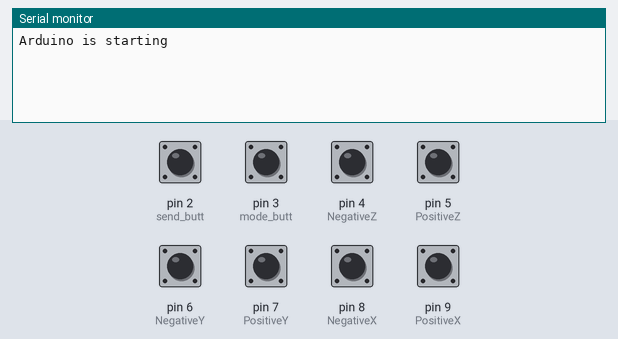
A sketch run on a simulated Arduino Uno, built with avr-gcc and run on an emulated ATmega328P. Parts: the last lines printed to the serial monitor. Inputs (shaded band) come from the test bench; at power-on: pin 2 (send_butt), pin 3 (mode_butt), pin 4 (NegativeZ), pin 5 (PositiveZ), pin 6 (NegativeY), pin 7 (PositiveY), pin 8 (NegativeX), pin 9 (PositiveX) HIGH.

Above: at 1.7 s.
1.8 s: pin 2 (send_butt) pulled LOW for 0.15 s
At 2.3 s:
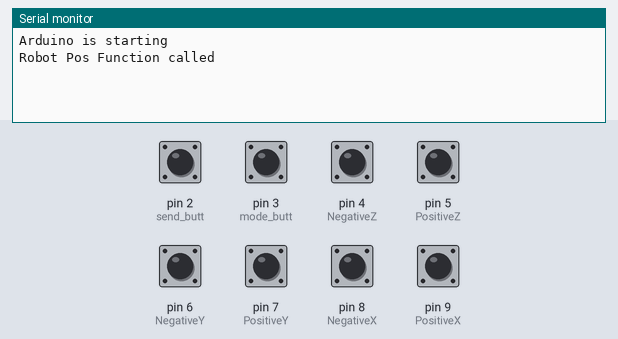
3.4 s: pin 5 (PositiveZ) pulled LOW for 0.15 s
At 4.5 s:
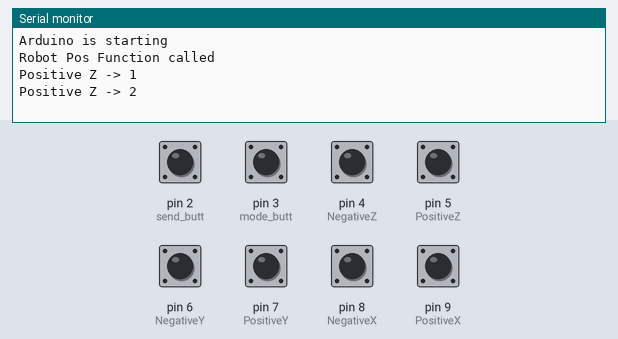
5.0 s: pin 4 (NegativeZ) pulled LOW for 0.15 s
At 5.7 s:
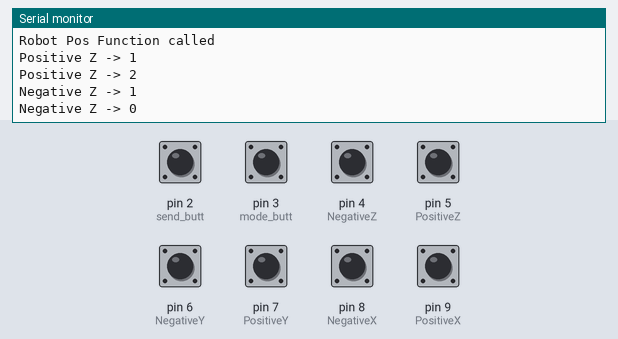
6.6 s: pin 7 (PositiveY) pulled LOW for 0.15 s
At 7.9 s:
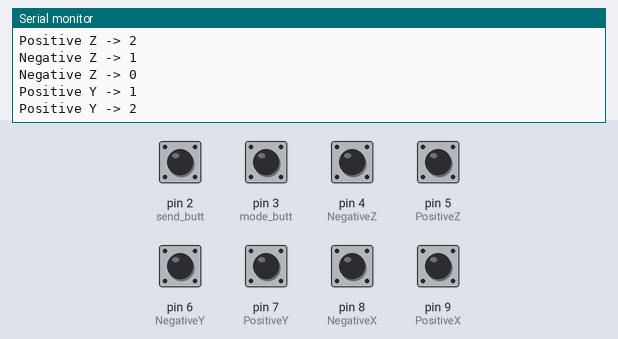
8.2 s: pin 6 (NegativeY) pulled LOW for 0.15 s
At 9.4 s:
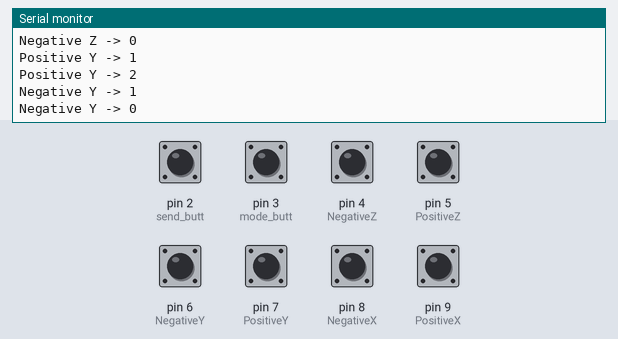
9.8 s: pin 9 (PositiveX) pulled LOW for 0.15 s
At 10.6 s:
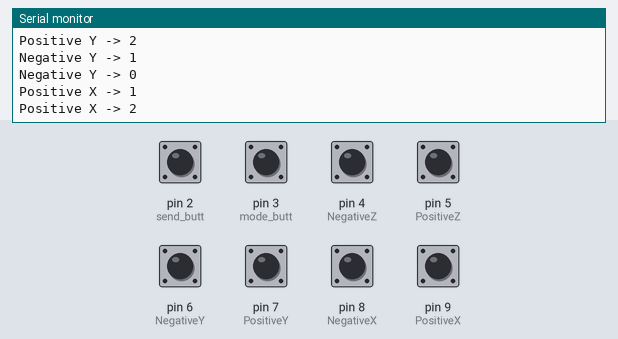

The sketch:

keyboard.ino
```cpp
volatile bool sendPos = false;
volatile bool manualPos = false;
byte send_butt = 2;
byte mode_butt = 3;
byte NegativeZ = 4;
byte PositiveZ = 5;
byte NegativeY = 6;
byte PositiveY = 7;
byte NegativeX = 8;
byte PositiveX = 9;
int PosX = 0; int PosY = 0; int PosZ = 0;

byte allButtons[8] = {send_butt, mode_butt, NegativeZ,
                     PositiveZ, NegativeY, PositiveY,
                     NegativeX, PositiveX};

void setup() {
  // put your setup code here, to run once:
  for(int i = 0; i < 8; i++){
    pinMode(allButtons[i], INPUT_PULLUP);
  }

  attachInterrupt(digitalPinToInterrupt(send_butt), send_command, FALLING);
  attachInterrupt(digitalPinToInterrupt(mode_butt), change_mod, FALLING);
  Serial.begin(9600);
  Serial.println("Arduino is starting");
  delay(500);
}

void loop() {
  // put your main code here, to run repeatedly:
  if (digitalRead(NegativeZ) == LOW){
    if (PosZ > 0){
      PosZ--;
      Serial.print("Negative Z -> ");
      Serial.println(PosZ);
      delay(125);
    }
  }
  if (digitalRead(NegativeY) == LOW){
    if (PosY > 0){
      PosY--;
      Serial.print("Negative Y -> ");
      Serial.println(PosY);
      delay(125);
    }
  }
  if (digitalRead(NegativeX) == LOW){
    if (PosX > 0){
      PosX--;
      Serial.print("Negative X -> ");
      Serial.println(PosX);
      delay(125);
    }
  }
  if (digitalRead(PositiveZ) == LOW){
    if (PosZ < 180){
      PosZ++;
      Serial.print("Positive Z -> ");
      Serial.println(PosZ);
      delay(125);
    }
  }
  if (digitalRead(PositiveY) == LOW){
    if (PosY < 180){
      PosY++;
      Serial.print("Positive Y -> ");
      Serial.println(PosY);
      delay(125);
    }
  }
  if (digitalRead(PositiveX) == LOW){
    if (PosX < 180){
      PosX++;
      Serial.print("Positive X -> ");
      Serial.println(PosX);
      delay(125);
    }
  }

  if (sendPos == true || manualPos == true){
    send_position_to_robot();
    delay(200);
  }
}

void send_command(void){
  sendPos = !sendPos; // flip bool value
}

void change_mod(void){
  manualPos = !manualPos; // flip bool value
}

void send_position_to_robot(void){
  Serial.println("Robot Pos Function called");
  sendPos = !sendPos;
}
```

Measured:
- after the input at 1.8 s, the serial monitor: prints a new line at once (image 1)
- after the input at 3.4 s, the serial monitor: prints a new line at once (image 2)
- after the input at 5.0 s, the serial monitor: prints a new line at once (image 3)
- after the input at 6.6 s, the serial monitor: prints a new line at once (image 4)
- after the input at 8.2 s, the serial monitor: prints a new line at once (image 5)
- after the input at 9.8 s, the serial monitor: prints a new line at once (image 6)
